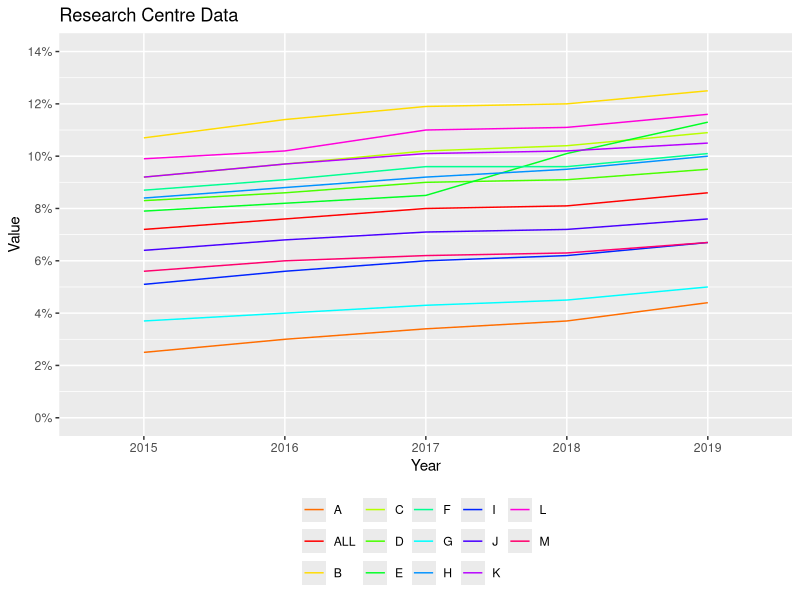

Write R code to recreate this figure.
# a
# Seeing the trends in the dataset, we can conclude that the rate of cholesterol has increased for all the test groups 
# over the period of time from 2015 to 2019. Thus, we cannot use the product in the market.

# b
# Plot: Over a five-year period from 2015 to 2019, we observed a noteworthy trend in cholesterol rates across multiple 
# research centers (A-M). This analysis is crucial as it sheds light on the evolving health landscape and allows us 
# to make informed decisions.
# 
# Rising Action: In 2015, we began our journey, noting that the average cholesterol rates in all research centers were relatively stable, with some minor variations.
# As we moved to 2016, a subtle yet consistent rise in cholesterol levels became evident, hinting at a potential health concern.
# 
# Climax: The turning point arrived in 2017 when the cholesterol rates notably increased across all research centers. 
# This escalation was statistically significant and couldn't be overlooked.
# 
# Falling Action: The year 2018 continued the upward trajectory, with cholesterol rates continuing to climb, reinforcing the 
# importance of our analysis. By 2019, the trend was unmistakable, and cholesterol levels reached a point where action was imperative.
# 
# Ending: As there is upward growth in the cholesterol rates of the test groups, the vaccine is not suitable for rolling out 
# for the public. There must be some changes made to the vaccine in order to stabalize and improve the rates in the test groups.


# c
# 
# I choose the line chart to support my claim. We can clearly see the increasing trend in the cholesterol level 
# of test groups in various research centers over the period of 5 years i.e. from 2015 to 2019. This is certainly not 
# a positive outcome that we were looking for, which suggests us that the vaccine is not yet ready for the broad market.
# Overall, the line chart effectively conveys the increasing trend in cholesterol rates over time and enables easy 
# comparison across different research centers, aligning with my Big Idea of the analysis.



# loading the necessary libraries
library(ggplot2)
library(tidyr)

# creating the data frame from given table 
df <- data.frame(
  Research_centre = c("ALL", "A", "B", "C", "D", "E", "F", "G", "H", "I", "J", "K", "L", "M"),
  '2015' = paste0(c(7.20, 2.50, 10.70, 9.20, 8.30, 7.90, 8.70, 3.70, 8.40, 5.10, 6.40, 9.20, 9.90, 5.60), "%"),
  '2016' = paste0(c(7.60, 3.00, 11.40, 9.70, 8.60, 8.20, 9.10, 4.00, 8.80, 5.60, 6.80, 9.70, 10.20, 6.00), "%"),
  '2017' = paste0(c(8.00, 3.40, 11.90, 10.20, 9.00, 8.50, 9.60, 4.30, 9.20, 6.00, 7.10, 10.10, 11.00, 6.20), "%"),
  '2018' = paste0(c(8.10, 3.70, 12.00, 10.40, 9.10, 10.10, 9.60, 4.50, 9.50, 6.20, 7.20, 10.20, 11.10, 6.30), "%"),
  '2019' = paste0(c(8.60, 4.40, 12.50, 10.90, 9.50, 11.30, 10.10, 5.00, 10.00, 6.70, 7.60, 10.50, 11.60, 6.70), "%")
)

head(df)

long_df <- gather(df, key = "Year", value = "Value", -Research_centre)
head(long_df)

########################################################################################################################
# Creating the bar plot
long_df$Value <- as.numeric(gsub("%", "", long_df$Value))  # Convert Value to numeric and remove "%" symbol

# ggplot(long_df, aes(x = Research_centre, y = Value, fill = Year)) +
#   geom_bar(stat = "identity", position = "dodge") +
#   labs(title = "R&D data of Research Centres",
#        x = "Research Centres",
#        y = "Value") +
#   scale_fill_manual(values = c("X2015" = "red", "X2016" = "green", "X2017" = "blue", "X2018" = "yellow", "X2019" = "pink")) +
#   scale_y_continuous(limits = c(0, 14), breaks = seq(0, 14, by = 2), labels = paste0(seq(0, 14, by = 2), "%")) +
#   theme(legend.position = "right") + # making the legend to appear at the right hand side of the plot
#   labs(fill = "Years")  # Adding a title to the legend


########################################################################################################################




########################################################################################################################


# Create a custom rainbow color palette
rainbow_colors <- rainbow(length(unique(long_df$Research_centre)))

# Convert the "Value" variable to numeric (remove "%" and convert)
# long_df$Value <- as.numeric(gsub("%", "", long_df$Value))

# Create a named vector to map Research_centre to colors
color_mapping <- setNames(rainbow_colors, unique(long_df$Research_centre))

ggplot(long_df, aes(x = Year, y = Value, color = Research_centre, group = Research_centre)) +
  geom_line() +
  labs(title = "Research Centre Data",
       x = "Year",
       y = "Value") +
  scale_color_manual(values = color_mapping) +
  scale_y_continuous(limits = c(0, 14), breaks = seq(0, 14, by = 2), labels = paste0(seq(0, 14, by = 2), "%")) +
  scale_x_discrete(labels = function(x) gsub("X", "", x)) +  # Remove "X" prefix from x-axis labels
  theme(legend.position = "bottom", legend.title = element_blank())

